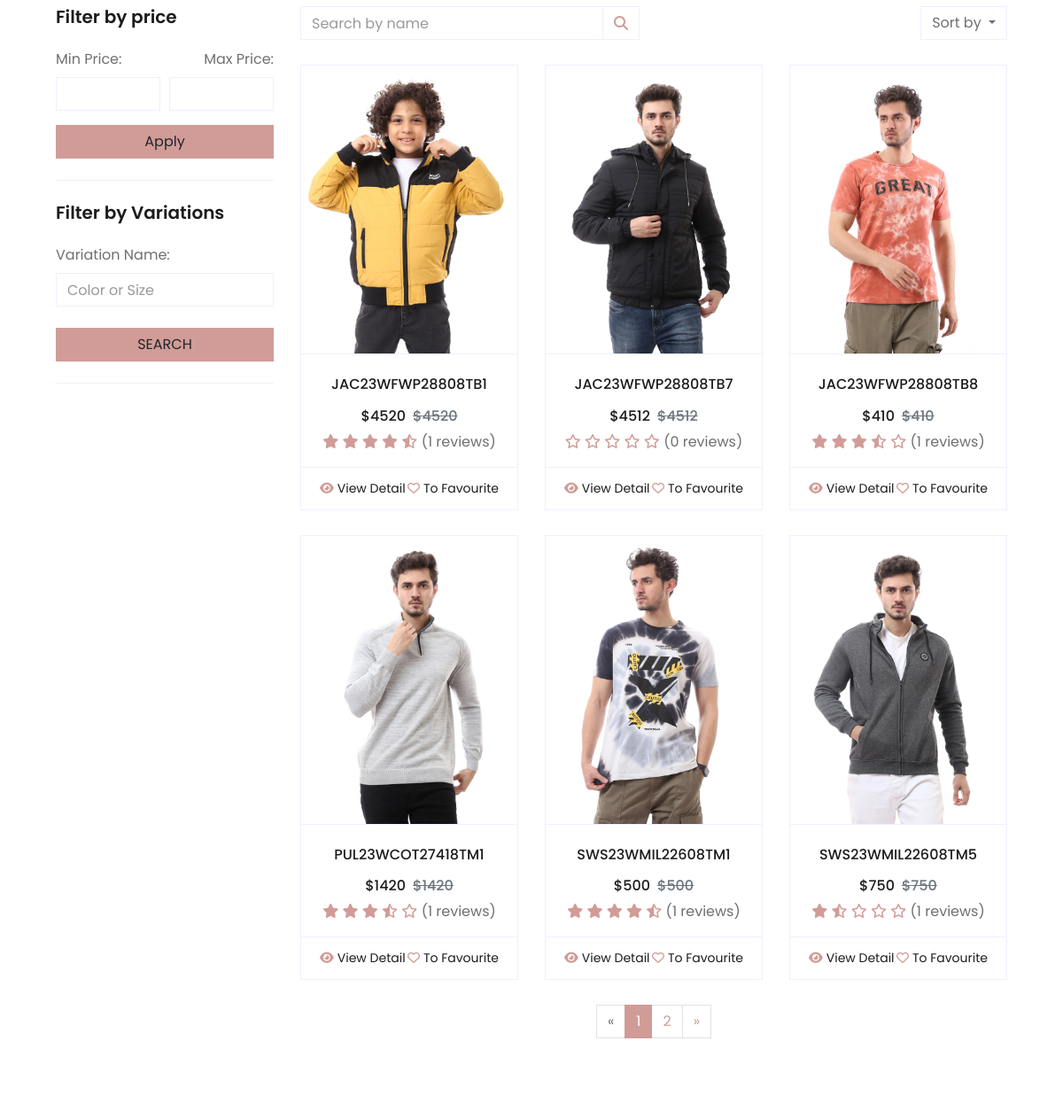
Before: /products/ (middle part) with the older database file.
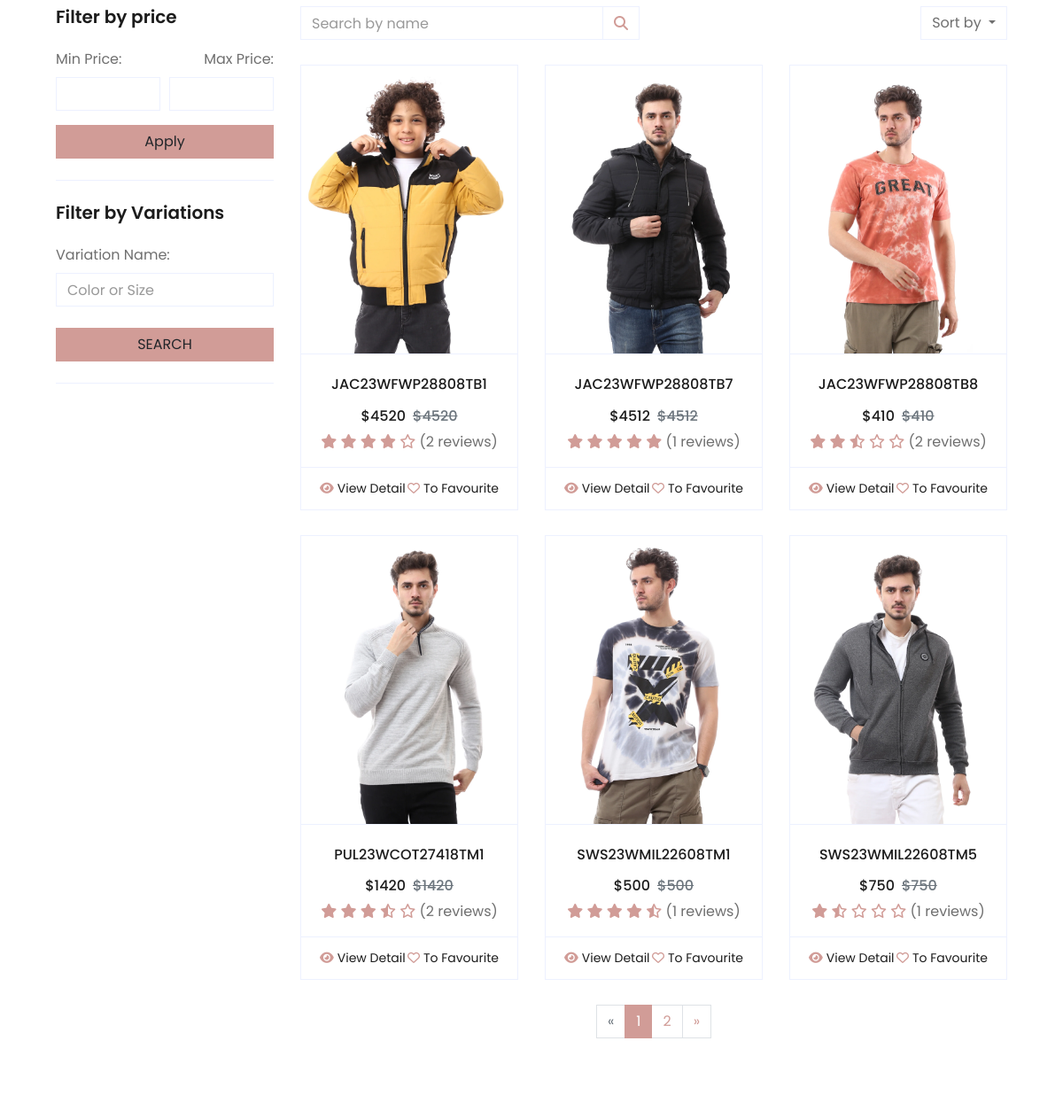
After: the same page with the newer database file.
### products/models.py (models this page shows, shortened)
class Product(models.Model):
    name = models.CharField(unique=True, max_length=50)
    image = models.ImageField(upload_to='product/')
    stock = models.IntegerField(default=1)
    price = models.IntegerField(default=0)
    discount = models.IntegerField(default=0)
    description = models.TextField(max_length=10000)
    created_at = models.DateTimeField( default=timezone.now)
    slug = models.SlugField(null=True,blank=True , unique=True)
    views = models.PositiveIntegerField(default=0)
    is_available = models.BooleanField(default=True)
    tags = TaggableManager()
    subcategory = models.ForeignKey("Subcategory",related_name='product_subcategory',null=True,blank=True, on_delete=models.CASCADE)
    PRDBrand = models.ForeignKey('Brand' ,related_name='product_brand', on_delete=models.CASCADE , blank=True, null=True ,verbose_name=_("Brand "))
    like = models.ManyToManyField(User , blank=True,related_name='product_favourite')
    class Meta:
        ordering = ["name"]
    def avr_review(self):
        reviews = ReviewRating.objects.filter(product=self , status=True).aggregate(average=Avg('rating'))
        avg =0
        if reviews['average'] is not None:
            avg = float(reviews['average'])
        return avg
    def count_review(self):
        reviews = ReviewRating.objects.filter(product=self , status=True).aggregate(count=Count('rating'))
        count = 0
        if reviews['count'] is not None:
            count = int(reviews['count'])
        return count
    def get_absolute_url(self):
        return reverse("product_detail", args=[self.subcategory.id,self.slug])
    def __str__(self):
        return self.name

### products/views.py (the view, shortened to what this page needs)
# urls.py: path('', product_list ,name = 'product_list'),
def product_list(request , subcategory_id=None , brand_slug=None , tag_slug=None):
    categories = None
    brands = None
    tags = None
    if subcategory_id != None :
        categories = get_object_or_404(Subcategory,id = subcategory_id)
        products = Product.objects.filter(subcategory=categories  ,is_available=True)
        paginator = Paginator(products,6)
        page = request.GET.get('page')
        paged_product = paginator.get_page(page)
        product_count = products.count()
    else :
        products = Product.objects.filter(is_available=True)
        paginator = Paginator(products,6)
        page = request.GET.get('page')
        paged_product = paginator.get_page(page)
        product_count = products.count()
    context={
        'products':paged_product,
    }
    return render(request , 'products/product_list.html' , context )

### accounts/favourite_context.py (called while the page is built, shortened)
def counter(request):
    product_count = 0
    return dict(product_count=product_count)

### carts/cart_context.py (called while the page is built)
def cart_count(request):
    cart_counter = 0
    if 'admin' in request.path:
        return{}
    else:
        try:
            cart = Cart.objects.filter(cart_id=_cart_id(request))
            if request.user.is_authenticated:
                cart_items = CartItem.objects.all().filter(user=request.user)
            else:
                cart_items = CartItem.objects.all().filter(cart=cart[:1])
            for cart_item in cart_items:
                cart_counter += cart_item.quantity
        except Cart.DoesNotExist :
            cart_counter = 0
    return dict(cart_counter=cart_counter)

### carts/views.py (called while the page is built)
def _cart_id(request):
    cart = request.session.session_key
    if not cart:
        cart = request.session.create()
    return cart

### products/models.py (called while the page is built)
    def get_url(self):
        return reverse('product_by_subcategory',args=[self.id])

    def get_url(self):
        return reverse('product_by_brand',args=[self.slug])

    def __str__(self):
        return self.BRDName

### products/templates/products/product_list.html (shortened to what the changed rows need)
{% extends "base.html" %}
{% load static %}
{% block body %}
<div class="container-fluid pt-5">
    <div class="row px-xl-5">
        <div class="col-lg-9 col-md-12">
            <div class="row pb-3">
                {% if products %}
                {% for product in products %}
                <div class="col-lg-4 col-md-6 col-sm-12 pb-1">
                    <div class="card product-item border-0 mb-4">
                        <div
                            class="card-header product-img position-relative overflow-hidden bg-transparent border p-0">
                            <img class="img-fluid w-100" src="{{product.image.url}}" alt="">
                        </div>
                        <div class="card-body border-left border-right text-center p-0 pt-4 pb-3">
                            <h6 class="text-truncate mb-3">{{product}}</h6>
                            <div class="d-flex justify-content-center">
                                <h6>${{product.price}}</h6>
                                <h6 class="text-muted ml-2"><del>${{product.price}}</del></h6>
                            </div>
                            <div class="rating-star">
                                <span>
                                    <i class="fa fa-star{% if product.avr_review < 0.5%}-o{% elif product.avr_review >= 0.5 and product.avr_review < 1%}-half-o{%endif%}"
                                        aria-hidden="true"></i>
                                    <i class="fa fa-star{% if product.avr_review < 1.5%}-o{% elif product.avr_review >= 1.5 and product.avr_review < 2%}-half-o{%endif%}"
                                        aria-hidden="true"></i>
                                    <i class="fa fa-star{% if product.avr_review < 2.5%}-o{% elif product.avr_review >= 2.5 and product.avr_review < 3%}-half-o{%endif%}"
                                        aria-hidden="true"></i>
                                    <i class="fa fa-star{% if product.avr_review < 3.5%}-o{% elif product.avr_review >= 3.5 and product.avr_review < 4%}-half-o{%endif%}"
                                        aria-hidden="true"></i>
                                    <i class="fa fa-star{% if product.avr_review < 4.5%}-o{% elif product.avr_review >= 4.5 and product.avr_review < 5%}-half-o{%endif%}"
                                        aria-hidden="true"></i>
                                </span>({{product.count_review}} reviews)
                            </div>
                        </div>
                        <div class="card-footer d-flex justify-content-between bg-light border">
                            <a href="{{product.get_absolute_url}}" class="btn btn-sm text-dark p-0"><i
                                    class="fas fa-eye text-primary mr-1"></i>View Detail</a>
                            {% if request.user in product.like.all %}
                            <a href="{% url 'add_to_favourit' product.id%}" class="btn btn-sm text-dark p-0"><i
                                    class="fa-solid fa-heart text-primary mr-1"></i>To Favourite</a>
                            {% else %}
                            <a href="{% url 'add_to_favourit' product.id%}" class="btn btn-sm text-dark p-0"><i
                                    class="fa-regular fa-heart text-primary mr-1"></i>To Favourite</a>
                            {% endif %}
                        </div>
                    </div>
                </div>
                {% endfor %}
                {% else %}
                <div class="col-12 text-center">
                    <h2>Nothing Found , PLS Try Again</h2>
                </div>
                {% endif %}
            </div>
        </div>
    </div>
</div>
{% endblock body %}

Changed rows visible on the page:
changed Product "JAC23WFWP28808TB1": count_review "1" → "2"
changed Product "JAC23WFWP28808TB7": count_review "0" → "1"
changed Product "JAC23WFWP28808TB8": count_review "1" → "2"
changed Product "PUL23WCOT27418TM1": count_review "1" → "2"
